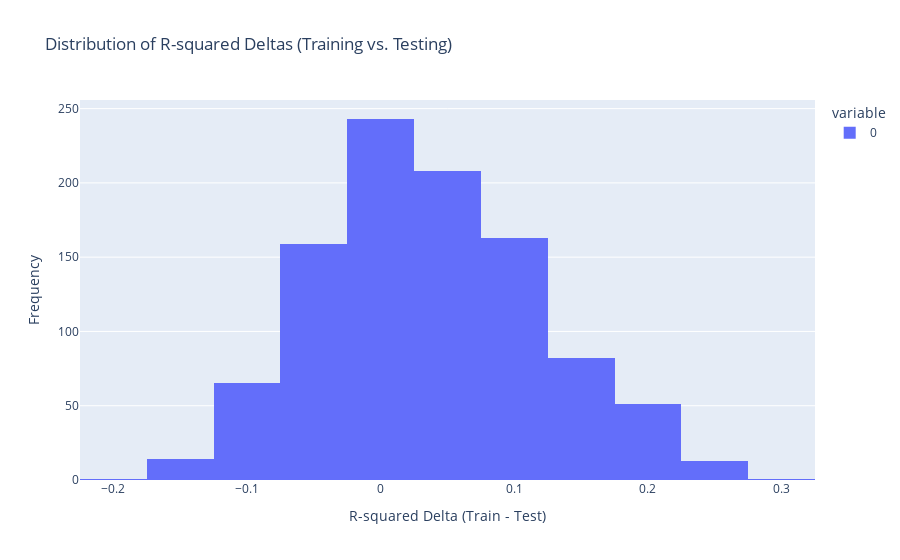

The code cell stored with this chart in its notebook:
### Markdown cell above
#### 8:

### Code cell
import numpy as np
import pandas as pd
from sklearn.model_selection import train_test_split
import statsmodels.formula.api as smf
import plotly.express as px

# Ensure consistent categories in 'Type 1' and 'Type 2' across the entire dataset
pokeaman['Type 1'] = pokeaman['Type 1'].astype('category')
pokeaman['Type 2'] = pokeaman['Type 2'].astype('category')

# Define an empty list to store R-squared deltas
r_squared_deltas = []

# Loop for 100 iterations
for _ in range(1000):
    # Split the data into training and testing sets
    pokeaman_train, pokeaman_test = train_test_split(pokeaman, train_size=0.5)

    # Define the formula for the OLS model
    model_linear_form = 'HP ~ Attack + Speed + Q("Sp. Def") + Q("Sp. Atk")'
    # And here we'll add the significant indicators from the previous model
    # https://chatgpt.com/share/81ab88df-4f07-49f9-a44a-de0cfd89c67c
    model_linear_form += ' + I(Q("Type 1")=="Normal")'
    model_linear_form += ' + I(Q("Type 1")=="Water")'
    model_linear_form += ' + I(Generation==2)'
    model_linear_form += ' + I(Generation==5)'

    # Fit the OLS model to the training data
    model_spec = smf.ols(formula=model_linear_form, data=pokeaman_train)
    model_fit = model_spec.fit()

    # Calculate R-squared for the training set
    r2_train = model_fit.rsquared

    # Calculate R-squared for the testing set
    yhat_test = model_fit.predict(pokeaman_test)
    y_test = pokeaman_test['HP']
    r2_test = np.corrcoef(y_test, yhat_test)[0, 1] ** 2

    # Store the difference in R-squared values
    r_squared_deltas.append(r2_train - r2_test)

# Plot the deltas using Plotly
fig = px.histogram(r_squared_deltas, nbins=20, title="Distribution of R-squared Deltas (Training vs. Testing)")
fig.update_xaxes(title_text="R-squared Delta (Train - Test)")
fig.update_yaxes(title_text="Frequency")
fig.show()

### Figure 1 — Plotly figure (JSON) as saved in the notebook; plotly's stock layout.template omitted (floating-point values rounded to 4 significant figures; data arrays with more than 128 entries replaced by an {"elided": "..."} marker saying what was removed)
{"data": [{"alignmentgroup": "True", "bingroup": "x", "hovertemplate": "variable=0<br>value=%{x}<br>count=%{y}<extra></extra>", "legendgroup": "0", "marker": {"color": "#636efa", "pattern": {"shape": ""}}, "name": "0", "nbinsx": 20, "offsetgroup": "0", "orientation": "v", "showlegend": true, "type": "histogram", "x": {"elided": "1000 float values"}, "xaxis": "x", "yaxis": "y"}], "layout": {"autosize": true, "barmode": "relative", "legend": {"title": {"text": "variable"}, "tracegroupgap": 0}, "title": {"text": "Distribution of R-squared Deltas (Training vs. Testing)"}, "xaxis": {"anchor": "y", "autorange": true, "domain": [0, 1], "range": [-0.225, 0.325], "title": {"text": "R-squared Delta (Train - Test)"}, "type": "linear"}, "yaxis": {"anchor": "x", "autorange": true, "domain": [0, 1], "range": [0, 255.8], "title": {"text": "Frequency"}}}}
